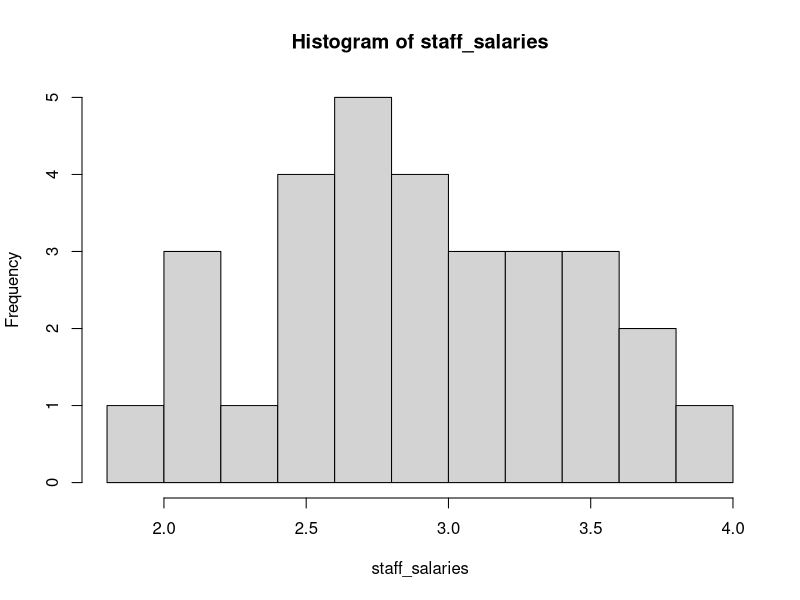
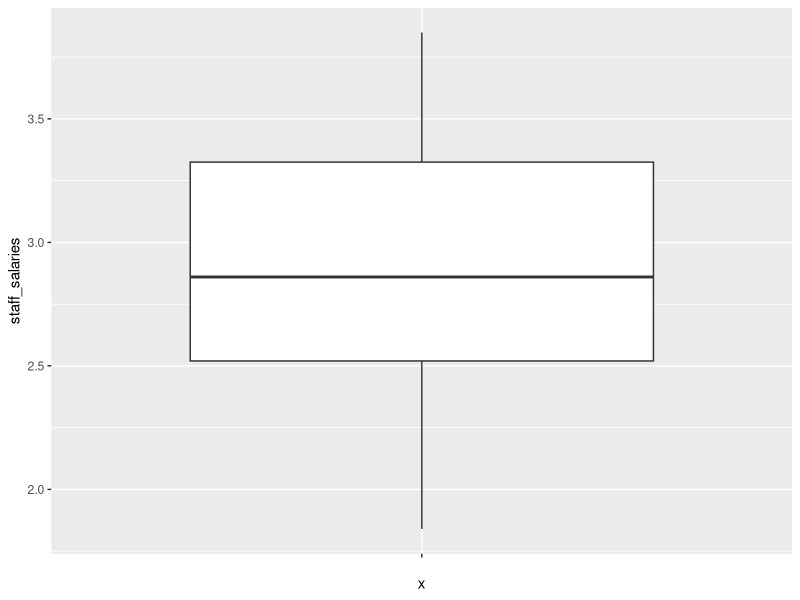
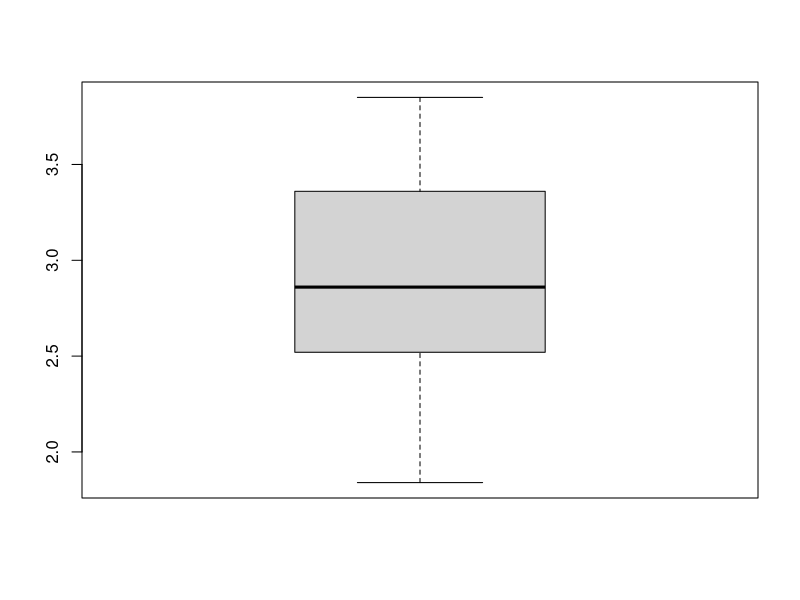

These charts were generated, in order, by the following R code:
#Problem 1
library(ggplot2)

staff_salaries <- c(3.79, 2.99, 2.45, 2.14, 3.36, 2.05, 3.14, 3.54, 2.77, 2.91,
                   3.10, 1.84, 2.52, 3.22, 2.67, 2.52, 2.71, 2.75, 3.57, 3.85, 
                   2.89, 2.83, 3.13, 2.44, 2.10, 3.71, 2.37, 2.68, 3.51, 3.37)
df = data.frame(staff_salaries)
#(a) Sample mean and sample standard deviation
mean_salary <- mean(staff_salaries)
std_salary <- sd(staff_salaries)
print(paste0("(a) Sample Mean of staff salaries: ", mean_salary))
print(paste0("(a) Sample Standard Deviation of staff salaries: ", std_salary))

#(b) Relative frequency histogram
hist(staff_salaries, breaks = 9)

#(c) Stem and leaf display, using scale 0.5 to place line at the decimal point. 
#The decimal places will be rounded off after 1st digit to the right of decimal point
stem(staff_salaries, scale = 0.5)

#(d) Box plot
#Using ggplot2
ggplot(df, aes(x = "", y=staff_salaries))+geom_boxplot()
#Using base R
boxplot(staff_salaries, data = df)


